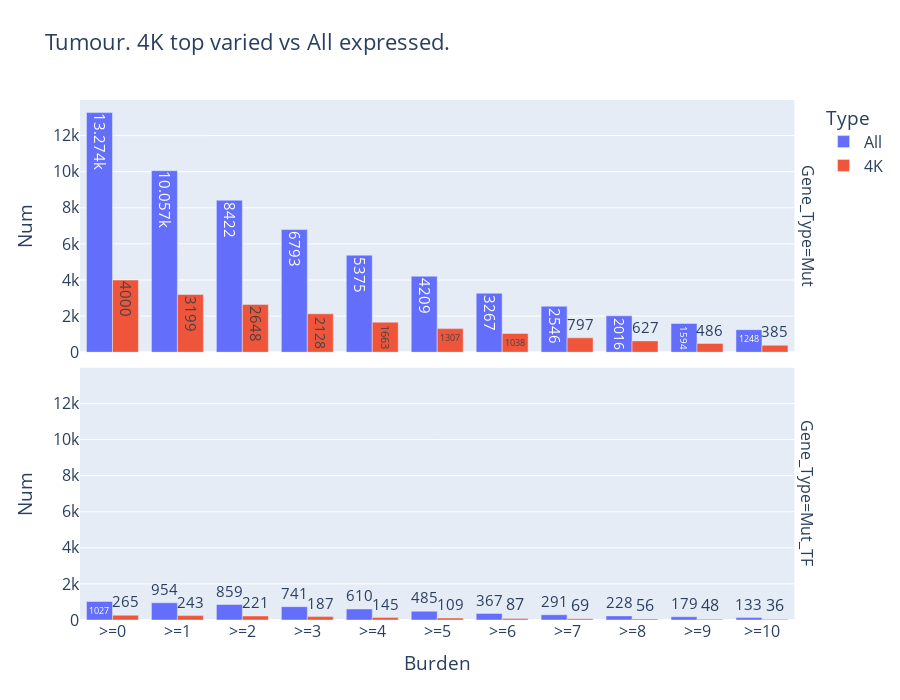

Notebook code for this chart:
### Code cell
fig = gh.plot_mut_rep(all_df, title="Tumour. 4K top varied vs All expressed.")
fig.show()
# save_fig(name="MutTF_representation_{}".format("4K-all"), fig=fig, base_path=figures_path, width=1400, height=700)

### Figure 1 — Plotly figure (JSON) as saved in the notebook; plotly's stock layout.template omitted (floating-point values rounded to 4 significant figures)
{"data": [{"alignmentgroup": "True", "hovertemplate": "Type=All<br>Gene_Type=Mut<br>Burden=%{x}<br>Num=%{y}<extra></extra>", "legendgroup": "All", "marker": {"color": "#636efa", "pattern": {"shape": ""}}, "name": "All", "offsetgroup": "All", "orientation": "v", "showlegend": true, "textposition": "auto", "texttemplate": "%{y}", "type": "bar", "x": [">=0", ">=1", ">=2", ">=3", ">=4", ">=5", ">=6", ">=7", ">=8", ">=9", ">=10"], "xaxis": "x2", "y": [13274, 10057, 8422, 6793, 5375, 4209, 3267, 2546, 2016, 1594, 1248], "yaxis": "y2"}, {"alignmentgroup": "True", "hovertemplate": "Type=All<br>Gene_Type=Mut_TF<br>Burden=%{x}<br>Num=%{y}<extra></extra>", "legendgroup": "All", "marker": {"color": "#636efa", "pattern": {"shape": ""}}, "name": "All", "offsetgroup": "All", "orientation": "v", "showlegend": false, "textposition": "auto", "texttemplate": "%{y}", "type": "bar", "x": [">=0", ">=1", ">=2", ">=3", ">=4", ">=5", ">=6", ">=7", ">=8", ">=9", ">=10"], "xaxis": "x", "y": [1027, 954, 859, 741, 610, 485, 367, 291, 228, 179, 133], "yaxis": "y"}, {"alignmentgroup": "True", "hovertemplate": "Type=4K<br>Gene_Type=Mut<br>Burden=%{x}<br>Num=%{y}<extra></extra>", "legendgroup": "4K", "marker": {"color": "#EF553B", "pattern": {"shape": ""}}, "name": "4K", "offsetgroup": "4K", "orientation": "v", "showlegend": true, "textposition": "auto", "texttemplate": "%{y}", "type": "bar", "x": [">=0", ">=1", ">=2", ">=3", ">=4", ">=5", ">=6", ">=7", ">=8", ">=9", ">=10"], "xaxis": "x2", "y": [4000, 3199, 2648, 2128, 1663, 1307, 1038, 797, 627, 486, 385], "yaxis": "y2"}, {"alignmentgroup": "True", "hovertemplate": "Type=4K<br>Gene_Type=Mut_TF<br>Burden=%{x}<br>Num=%{y}<extra></extra>", "legendgroup": "4K", "marker": {"color": "#EF553B", "pattern": {"shape": ""}}, "name": "4K", "offsetgroup": "4K", "orientation": "v", "showlegend": false, "textposition": "auto", "texttemplate": "%{y}", "type": "bar", "x": [">=0", ">=1", ">=2", ">=3", ">=4", ">=5", ">=6", ">=7", ">=8", ">=9", ">=10"], "xaxis": "x", "y": [265, 243, 221, 187, 145, 109, 87, 69, 56, 48, 36], "yaxis": "y"}], "layout": {"annotations": [{"font": {}, "showarrow": false, "text": "Gene_Type=Mut_TF", "textangle": 90, "x": 0.98, "xanchor": "left", "xref": "paper", "y": 0.2425, "yanchor": "middle", "yref": "paper"}, {"font": {}, "showarrow": false, "text": "Gene_Type=Mut", "textangle": 90, "x": 0.98, "xanchor": "left", "xref": "paper", "y": 0.7575, "yanchor": "middle", "yref": "paper"}], "barmode": "group", "font": {"size": 16}, "height": 700, "legend": {"title": {"text": "Type"}, "tracegroupgap": 0}, "title": {"text": "Tumour. 4K top varied vs All expressed."}, "xaxis": {"anchor": "y", "domain": [0, 0.98], "title": {"text": "Burden"}}, "xaxis2": {"anchor": "y2", "domain": [0, 0.98], "matches": "x", "showticklabels": false}, "yaxis": {"anchor": "x", "domain": [0, 0.485], "title": {"text": "Num"}}, "yaxis2": {"anchor": "x2", "domain": [0.515, 1], "matches": "y", "title": {"text": "Num"}}}}
